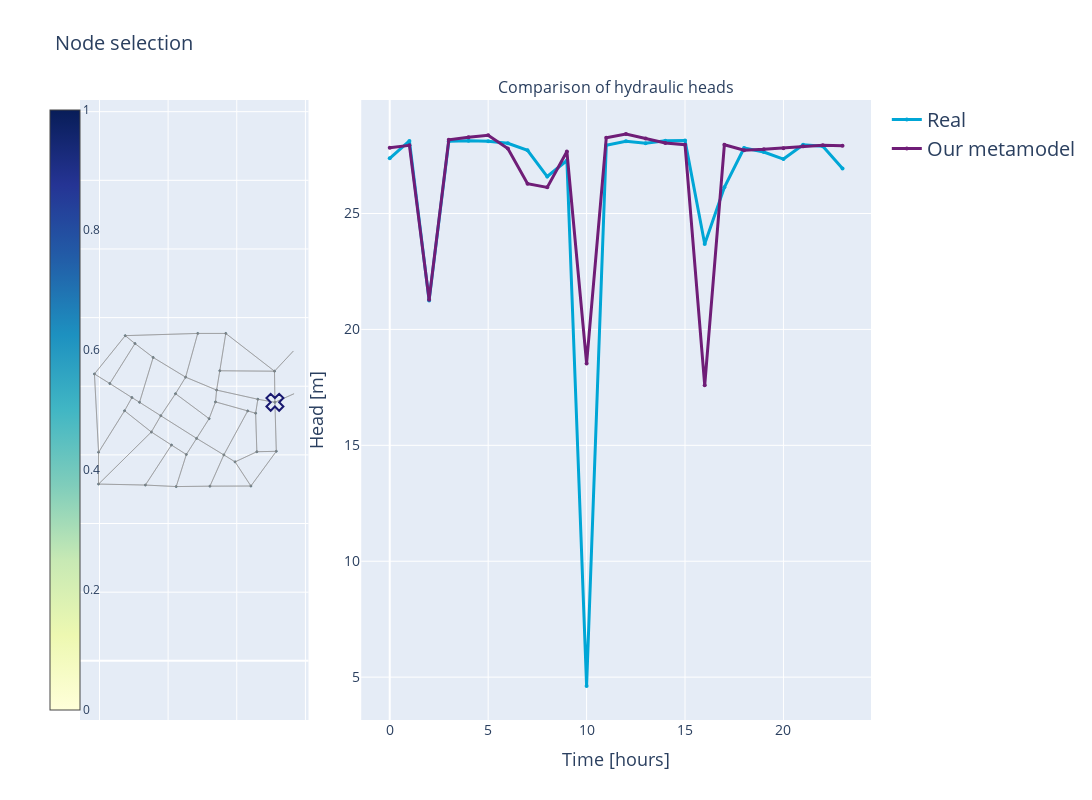

Write notebook code for a chart like this one.
### Code cell
import pandas as pd
import torch
from IPython.core.display_functions import display
from matplotlib import pyplot as plt
from sklearn.metrics import r2_score, mean_absolute_error, mean_squared_error
from torch_geometric.utils import to_networkx

from training.models import Dummy
from training.test import testing_plain
from utils.Dashboard import Dashboard
from utils.load import load_raw_dataset, create_dataset
from tune_train import prepare_training, default_configuration

def metrics(real, pred, dummy):
    def nse(observed, simulated):
        """
        Calculate Nash-Sutcliffe Efficiency (NSE) for 2D tensors.

        Args:
        observed (torch.Tensor): Tensor containing observed values.
        simulated (torch.Tensor): Tensor containing simulated values.

        Returns:
        NSE (float): Nash-Sutcliffe Efficiency value.
        """
        assert observed.shape == simulated.shape, "Input tensors must have the same shape."

        numerator = torch.sum((observed - simulated) ** 2)
        denominator = torch.sum((observed - torch.mean(observed)) ** 2)

        nse = 1 - (numerator / denominator)
        return nse.item()

    dummy_score = r2_score(real, dummy, multioutput='variance_weighted')
    model_score = r2_score(real, pred, multioutput='variance_weighted')
    print("R2-values \n", "Dummy:", dummy_score, "\n Model", model_score)

    dummy_score = mean_absolute_error(real, dummy)
    model_score = mean_absolute_error(real, pred)
    print("MAE-values \n", "Dummy:", dummy_score, "\n Model", model_score)

    dummy_score = mean_squared_error(real, dummy)
    model_score = mean_squared_error(real, pred)
    print("MSE-values \n", "Dummy:", dummy_score, "\n Model", model_score)

    dummy_score = mean_squared_error(real, dummy, squared=False)
    model_score = mean_squared_error(real, pred, squared=False)
    print("RMSE-values \n", "Dummy:", dummy_score, "\n Model", model_score)

    dummy_score = nse(real, dummy)
    model_score = nse(real, pred)
    print("NSE-values General\n", "Dummy:", dummy_score, "\n Model", model_score)

    dummy_scores = []
    model_scores = []
    for i in range(36):
        dummy_score = nse(real[:, i], dummy[:, i])
        model_score = nse(real[:, i], pred[:, i])
        dummy_scores.append(dummy_score)
        model_scores.append(model_score)
        print("NSE-values for node", i, "\n", "Dummy:", dummy_score, "\n Model", model_score)



# initialize pytorch device
device = torch.device('cuda:0' if torch.cuda.is_available() else 'cpu')
data_folder = '../data_generation/datasets'
default_config = default_configuration()

datasets_MLP, gn, indices, junctions, tanks, output_nodes, names = prepare_training(
    default_config.network, default_config.samples)
# retrieve wntr data
tra_database, val_database, tst_database = load_raw_dataset(default_config.network, data_folder)

model_path = 'experiments/unrolling_WDN0401/FOS_pump_4/UnrollingModel/model.pickle'
with open(model_path, 'rb') as handle:
    model = torch.load(handle)
    model.eval()

tst_loader = torch.utils.data.DataLoader(datasets_MLP[2],
                                         batch_size=default_config.batch_size, shuffle=False, pin_memory=True)


# input = tra_dataset_MLP[0][0].unsqueeze(0).to(device)
# print(input.shape)
#
# start_time = time.time_ns()
# print(start_time)
# for batch in tst_loader:
#     input = batch[0].to(device)
#     output = model(input)
#
# end_time = time.time_ns()
# print(end_time)
#
# print(f"Simulation time: {end_time - start_time}")
#
# output = output.detach().cpu().numpy()
# output = gn.inverse_transform_array(output, 'pressure')
# print(output)

pred, real, elapsed_time = testing_plain(model, tst_loader)
print("TIME TAKEN: ", elapsed_time)
pred = gn.denormalize_multiple(pred, output_nodes)
real = gn.denormalize_multiple(real, output_nodes)
dummy = Dummy(junctions + tanks).evaluate(real)
# Array below is created to ensure proper indexing of the nodes when displaying
type_array = (tst_database[0].node_type == 0) | (tst_database[0].node_type == 2)
tst_dataset, _ = create_dataset(tst_database, normalizer=gn)

d = Dashboard(pd.DataFrame(real[0:24, :37]), pd.DataFrame(pred[0:24, :37]),
              to_networkx(tst_dataset[0], node_attrs=['pos', 'ID']), type_array)
f = d.display_results()
display(f)

# for i in [0, 1, 6, 26, 36]:
#     plt.plot(real[0:100, i], label="Real")
#     plt.plot(pred[0:100, i], label="Predicted")
#     plt.plot(dummy[0:100, i], label="Dummy")
#     plt.ylabel('Head')
#     plt.xlabel('Timestep')
#
#     plt.legend()
#     names = {0: 'Next to Reservoir', 1: 'Random Node', 6: 'Next to Tank', 26: 'Random Node', 36: 'Tank', 37: 'Pump'}
#     plt.title(names[i])
#     # save_response_graphs_in_ML_tracker(real, pred, names[i], i)
#     plt.show()
#     plt.close()
#
# plt.plot(real[0:100, 37], label="Real")
# plt.plot(pred[0:100, 37], label="Predicted")
# plt.plot(dummy[0:100, 37], label="Dummy")
# plt.ylabel('LPS')
# plt.xlabel('Timestep')
#
# plt.legend()
# plt.title(names[37])
# plt.show()
# plt.close()

# metrics(real, pred, dummy)

### Figure 1 — Plotly figure (JSON) as saved in the notebook; plotly's stock layout.template omitted (floating-point values rounded to 4 significant figures; data arrays with more than 128 entries replaced by an {"elided": "..."} marker saying what was removed)
{"data": [{"hovertemplate": "%{text}", "marker": {"cmax": 1, "cmin": 0, "color": [27.38, 27.99, 28.37, 29.67, 29.02, 26.44, 23.94, 25.19, 25.49, 28.27, 28.68, 29.58, 29.37, 29.6, 28.8, 27.87, 24.5, 28.33, 29.37, 29.39, 29.39, 28.36, 27.64, 23.74, 27.54, 28.93, 28.42, 25.72, 26.74, 27.36, 28.11, 28.2, 27.81, 27.77, 26.62, 26.17, 20.0], "colorbar": {"ticklabelposition": "outside", "x": -0.05}, "colorscale": [[0, "rgb(255,255,217)"], [0.125, "rgb(237,248,177)"], [0.25, "rgb(199,233,180)"], [0.375, "rgb(127,205,187)"], [0.5, "rgb(65,182,196)"], [0.625, "rgb(29,145,192)"], [0.75, "rgb(34,94,168)"], [0.875, "rgb(37,52,148)"], [1, "rgb(8,29,88)"]], "line": {"color": "DarkSlateGrey", "width": 1}, "showscale": true, "size": [7.378, 7.986, 8.372, 9.667, 9.022, 6.441, 3.943, 5.19, 5.486, 8.268, 8.682, 9.58, 9.366, 9.599, 8.796, 7.867, 4.5, 8.334, 9.373, 9.391, 9.392, 8.362, 7.636, 3.743, 7.541, 8.929, 8.42, 5.718, 6.743, 7.356, 8.105, 8.204, 7.807, 7.766, 6.62, 6.172, 0], "sizemin": 1, "sizeref": 14.83}, "mode": "markers", "name": "coordinates", "showlegend": false, "text": ["<b><br> Node ID: </b> 1 <br> <b>Value:</b> 27.38", "<b><br> Node ID: </b> 2 <br> <b>Value:</b> 27.99", "<b><br> Node ID: </b> 3 <br> <b>Value:</b> 28.37", "<b><br> Node ID: </b> 4 <br> <b>Value:</b> 29.67", "<b><br> Node ID: </b> 5 <br> <b>Value:</b> 29.02", "<b><br> Node ID: </b> 6 <br> <b>Value:</b> 26.44", "<b><br> Node ID: </b> 7 <br> <b>Value:</b> 23.94", "<b><br> Node ID: </b> 8 <br> <b>Value:</b> 25.19", "<b><br> Node ID: </b> 9 <br> <b>Value:</b> 25.49", "<b><br> Node ID: </b> 10 <br> <b>Value:</b> 28.27", "<b><br> Node ID: </b> 11 <br> <b>Value:</b> 28.68", "<b><br> Node ID: </b> 12 <br> <b>Value:</b> 29.58", "<b><br> Node ID: </b> 13 <br> <b>Value:</b> 29.37", "<b><br> Node ID: </b> 14 <br> <b>Value:</b> 29.60", "<b><br> Node ID: </b> 15 <br> <b>Value:</b> 28.80", "<b><br> Node ID: </b> 16 <br> <b>Value:</b> 27.87", "<b><br> Node ID: </b> 17 <br> <b>Value:</b> 24.50", "<b><br> Node ID: </b> 18 <br> <b>Value:</b> 28.33", "<b><br> Node ID: </b> 19 <br> <b>Value:</b> 29.37", "<b><br> Node ID: </b> 20 <br> <b>Value:</b> 29.39", "<b><br> Node ID: </b> 21 <br> <b>Value:</b> 29.39", "<b><br> Node ID: </b> 22 <br> <b>Value:</b> 28.36", "<b><br> Node ID: </b> 23 <br> <b>Value:</b> 27.64", "<b><br> Node ID: </b> 24 <br> <b>Value:</b> 23.74", "<b><br> Node ID: </b> 25 <br> <b>Value:</b> 27.54", "<b><br> Node ID: </b> 26 <br> <b>Value:</b> 28.93", "<b><br> Node ID: </b> 27 <br> <b>Value:</b> 28.42", "<b><br> Node ID: </b> 28 <br> <b>Value:</b> 25.72", "<b><br> Node ID: </b> 29 <br> <b>Value:</b> 26.74", "<b><br> Node ID: </b> 30 <br> <b>Value:</b> 27.36", "<b><br> Node ID: </b> 31 <br> <b>Value:</b> 28.11", "<b><br> Node ID: </b> 32 <br> <b>Value:</b> 28.20", "<b><br> Node ID: </b> 33 <br> <b>Value:</b> 27.81", "<b><br> Node ID: </b> 34 <br> <b>Value:</b> 27.77", "<b><br> Node ID: </b> 35 <br> <b>Value:</b> 26.62", "<b><br> Node ID: </b> 36 <br> <b>Value:</b> 26.17", "<b><br> Node ID: </b> 37 <br> <b>Value:</b> nan", "<b><br> Node ID: </b> 38 <br> <b>Value:</b> 20.00"], "type": "scatter", "uid": "304d5113-7251-42da-9fd5-a1c62fe84b47", "x": [7112.0, 5680.0, 4862.0, 2751.0, 1853.0, 1974.0, 1974.0, 4235.0, 6412.0, 5413.0, 4511.0, 3034.0, 2302.0, 2945.0, 3786.0, 4830.0, 7100.0, 5506.0, 3564.0, 3167.0, 2731.0, 3511.0, 4098.0, 3337.0, 4531.0, 4215.0, 5194.0, 5218.0, 5623.0, 5951.0, 6614.0, 5380.0, 6319.0, 6549.0, 6586.0, 7152.0, 7670.0, 7650.0], "xaxis": "x", "y": [7532.0, 9539.0, 9539.0, 9474.0, 8358.0, 6076.0, 5150.0, 5077.0, 5093.0, 7888.0, 8265.0, 9244.0, 8078.0, 7670.0, 7140.0, 6481.0, 8439.0, 8451.0, 8839, 7532.0, 7286.0, 6667.0, 6286.0, 5121.0, 6011.0, 7783.0, 7055.0, 5089, 5999.0, 5797.0, 7621.0, 7544.0, 7282.0, 7213.0, 6092.0, 6104.0, 7783.0, 9027.0], "yaxis": "y"}, {"line": {"width": 3}, "marker": {"color": "#00A6D6", "size": 4}, "mode": "lines+markers", "name": "Real", "type": "scatter", "uid": "fa61fd7c-a1a6-4859-8d92-df7fd4436987", "x": [0, 1, 2, 3, 4, 5, 6, 7, 8, 9, 10, 11, 12, 13, 14, 15, 16, 17, 18, 19, 20, 21, 22, 23], "xaxis": "x2", "y": [27.38, 28.13, 21.25, 28.12, 28.14, 28.12, 28.03, 27.72, 26.6, 27.29, 4.618, 27.95, 28.11, 28.03, 28.14, 28.14, 23.69, 26.13, 27.82, 27.65, 27.35, 27.97, 27.9, 26.94], "yaxis": "y2"}, {"line": {"width": 3}, "marker": {"color": "#6F1D77", "size": 4}, "mode": "lines+markers", "name": "Our metamodel", "type": "scatter", "uid": "c537796f-ddca-4dc8-b580-d5dcefb7ffd8", "x": [0, 1, 2, 3, 4, 5, 6, 7, 8, 9, 10, 11, 12, 13, 14, 15, 16, 17, 18, 19, 20, 21, 22, 23], "xaxis": "x2", "y": [27.84, 27.94, 21.28, 28.18, 28.29, 28.37, 27.81, 26.29, 26.13, 27.67, 18.53, 28.27, 28.43, 28.23, 28.05, 27.97, 17.59, 27.97, 27.73, 27.77, 27.82, 27.9, 27.94, 27.92], "yaxis": "y2"}, {"hoverinfo": "none", "line": {"color": "#888", "width": 0.5}, "mode": "lines", "showlegend": false, "type": "scatter", "uid": "33cd6b88-1144-4152-9d92-bfd3e2980147", "x": {"elided": "354 float values"}, "xaxis": "x", "y": {"elided": "354 float values"}, "yaxis": "y"}, {"marker": {"color": "midnightblue", "line": {"width": 2}, "size": 15, "symbol": "x-open"}, "showlegend": false, "type": "scatter", "uid": "84ad4f59-d532-4307-be71-ea77a3320c32", "x": [7112.0], "xaxis": "x", "y": [7532.0], "yaxis": "y"}], "layout": {"annotations": [{"font": {"size": 16}, "showarrow": false, "text": " ", "x": 0.1444, "xanchor": "center", "xref": "paper", "y": 1, "yanchor": "bottom", "yref": "paper"}, {"font": {"size": 16}, "showarrow": false, "text": "Comparison of hydraulic heads", "x": 0.6778, "xanchor": "center", "xref": "paper", "y": 1, "yanchor": "bottom", "yref": "paper"}], "height": 800, "legend": {"font": {"size": 20}}, "title": {"font": {"size": 20}, "text": "Node selection"}, "width": 1600, "xaxis": {"anchor": "y", "domain": [0, 0.2889], "showticklabels": false}, "xaxis2": {"anchor": "y2", "domain": [0.3556, 1], "tickfont": {"size": 14}, "title": {"font": {"size": 18}, "text": "Time [hours]"}}, "yaxis": {"anchor": "x", "domain": [0, 1], "scaleanchor": "x", "scaleratio": 1, "showticklabels": false}, "yaxis2": {"anchor": "x2", "domain": [0, 1], "tickfont": {"size": 14}, "title": {"font": {"size": 18}, "text": "Head [m]"}}}}
